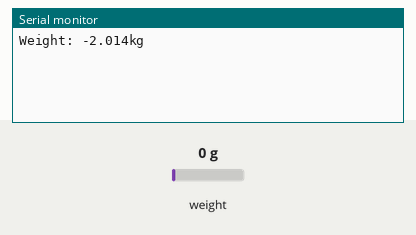
The program below on a simulated ATmega32, built with avr-gcc and emulated at 8 MHz. Parts: the last lines printed to the serial monitor. Wiring (inferred from the names in the program): HX711 load-cell converter: data PA0; SCK PA1. The inputs (shaded band) are chosen by the test bench; at power-on: weight on the scale 0 g.

Above: at 1.2 s.
1.3 s: weight on the scale set to 100 g
At 2.7 s:
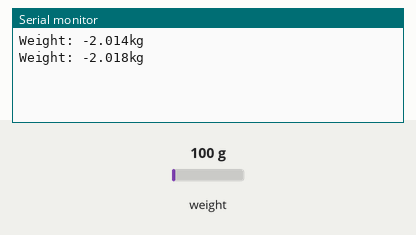
2.8 s: weight on the scale set to 1250 g
At 4.6 s:
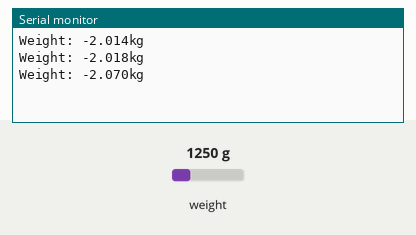
Timing chart, 0 to 6.1 s (numbered marks = the images above; inputs shaded):
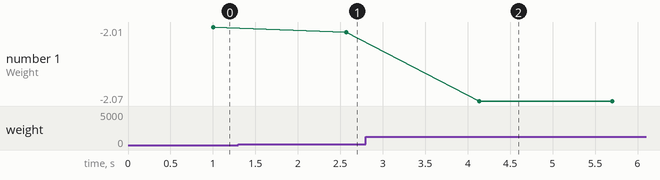

Measured:
- after the input at 1.3 s, the serial monitor: prints a new line after 1.3 s (image 1)
- after the input at 2.8 s, the serial monitor: prints a new line after 1.3 s (image 2)
- plotted number 1: -2.01 → -2.02 after the input at 1.3 s, -2.02 → -2.07 after the input at 2.8 s

The program:

main.c
```c
//hx711 lib example

#define F_CPU 8000000UL

#include <stdio.h>
#include <stdlib.h>
#include <avr/io.h>
#include <avr/interrupt.h>
#include <util/delay.h>

//include uart
#define UART_BAUD_RATE 2400
#include "UART_Interface.h"

#include "hx711/hx711.h"


int main(void) {

	UART_init();
	double weight;

	while (1)
	{
		weight = HX711_main_function();

		char printbuff[100];
		snprintf(printbuff, sizeof(printbuff), "%.3lf", weight);
		UART_send_string("Weight: "); UART_send_string(printbuff); UART_send_string("kg"); UART_send_string("\r\n");
		_delay_ms(500);			// delay must be done >=150ms for the communication to occur
	}


}
```

UART_Interface.h
```c
#ifndef UART_INTERFACE
#define UART_INTERFACE

#include "LIB/STD_TYPES.h"
#include "LIB/BIT_MATH.h"

struct DataPackage
{
	char arr[30];

	char labels[7][10];
	char formats[7][10];
	float values [7];
};


void UART_init(void);
u8 UART_RecieveData(void);
void UART_send_byte(u8 Data);
void UART_send_string(const char *arr);
void UART_send_float(float x);


//void UART_send_DataPackage_char(struct DataPackage *DataPackage_ptr);
//void send_DataPackege_String(struct DataPackage *DataPackage_ptr);

#endif
```

UART_Program.c
```c
#include "UART_Private.h"
#include "UART_Interface.h"
#include <util/delay.h>


#define F_CPU 8000000UL
#define USART_BAUDRATE  2400
#define BAUD_PRESCALE (((F_CPU / (USART_BAUDRATE * 16UL))) - 1)


void UART_init(void)					// A function to initialize UART Communication
{

	UBRRH = (unsigned char)(BAUD_PRESCALE>>8);
	UBRRL = (unsigned char)BAUD_PRESCALE;

	// Enable receiver and transmitter
	UCSRB = (1<<RXEN)|(1<<TXEN);

	// Set frame format: 8data, 1stop bit
	UCSRC = (1<<URSEL)|(1<<UCSZ1)|(1<<UCSZ0);
}

u8 UART_RecieveData(void)				//A function to Receive Data
{
	while(GET_BIT(UCSRA,RXC)==0);	//wait until all data is received
	return UDR;
}

void UART_send_byte(u8 Data)			//A function to Transmit Char (1 Byte)
{
	while(GET_BIT(UCSRA,UDRE)==0);	//Wait until all data is transmitted
	UDR=Data;
}

void UART_send_string(const char *s)		//A function to Transmit String
{
	while (*s)
	UART_send_byte(*s++);
}

void UART_send_float(float x)			//A function to Transmit float
{
	char arr[10] = {0};
	sprintf(arr, "%.3f", x);
	UART_send_string(arr);
}


///*		DataPackage Functions		*/
//void UART_send_DataPackage_char(struct DataPackage *DataPackage_ptr)
//{
//	UART_send_byte(DataPackage_ptr->Xa);
//}
//
//void send_DataPackege_String(struct DataPackage *DataPackage_ptr)
//{
//	int i = 0;
//	while (DataPackage_ptr->arr[i] != '\0')
//	{
//		UART_send_byte(DataPackage_ptr->arr[i]);
//		i++;
//	}
//}
```

hx711.c
```c
#include "hx711.h"

#define F_CPU 8000000UL
#include <stdio.h>
#include <avr/io.h>
#include <util/delay.h>
#include <util/atomic.h>
#include "hx711.h"		  // new
#include "../UART_Interface.h"


/*		LOAD CELL CALIBRATION INSTRUCTIONS
		2 step calibration procedure
		set the mode to calibration step 1
		read the calibration offset leaving the load cell with no weight
		set the offset to value read
		put a know weight on the load cell and set calibrationweight value
		run the calibration step 2 of 2
		read the calibration scale
		set the scale to value read				*/

/*		Choose Running Mode		*/
#define HX711_MODERUNNING 1
#define HX711_MODECALIBRATION1OF2 2
#define HX711_MODECALIBRATION2OF2 3

#define HX711_MODECURRENT 1

/*		Start of Calibration					*/
//set the gain
int8_t gain = HX711_GAINCHANNELA128;

#if HX711_MODECURRENT == HX711_MODERUNNING
//set the offset
int32_t offset =   8383855;
//set the scale
double scale = -44075;

#elif HX711_MODECURRENT == HX711_MODECALIBRATION1OF2
//set the offset
int32_t offset = 8383855;
//set the scale
double scale = HX711_SCALEDEFAULT;

#elif HX711_MODECURRENT == HX711_MODECALIBRATION2OF2
//set the offset
int32_t offset =   8383855;
//set the scale
double scale = HX711_SCALEDEFAULT;
//set the calibration weight
double calibrationweight = 0.291;
#endif
/*		End of Calibration					*/

double HX711_main_function(void)		//	What was in the main.c
{
	 char printbuff[100];

	//initialize hx711
	hx711_init(gain, scale, offset);

	#if HX711_MODECURRENT == HX711_MODERUNNING
	//get read
	//int32_t read = hx711_read();
	//get weight
	double weight = hx711_getweight();
	return weight;

	#elif HX711_MODECURRENT == HX711_MODECALIBRATION1OF2
	for(;;)
	{
		//set calibration offset
		hx711_calibrate1setoffset();
		int32_t calibrationoffset = hx711_getoffset();
		snprintf(printbuff, sizeof(printbuff), "%ld", calibrationoffset);
		UART_send_string("Calibration offset: "); UART_send_string(printbuff); UART_send_string("\r\n");

		UART_send_string("\r\n");

		_delay_ms(500);
	}
	#elif HX711_MODECURRENT == HX711_MODECALIBRATION2OF2
	for(;;)
	{
		//calibrate
		hx711_calibrate2setscale(calibrationweight);

		//get scale
		double scale = hx711_getscale();
		snprintf(printbuff, sizeof(printbuff), "%lf", scale);
		UART_send_string("Calibration scale: "); UART_send_string(printbuff); UART_send_string("\r\n");

		UART_send_string("\r\n");

		_delay_ms(1000);
	}
	#endif
}


//actual gain
static uint8_t hx711_gain = 0;
//actual scale
static double hx711_scale = 0;
//actual offset
static int32_t hx711_offset = 0;


/**
 * read raw value
 */
int32_t hx711_read() {
	uint32_t count = 0;
	uint8_t i = 0;

	//wait for the chip to became ready
	while (HX711_DTPIN & (1<<HX711_DTPINNUM));

#if HX711_ATOMICMODEENABLED == 1
	ATOMIC_BLOCK(ATOMIC_FORCEON)
	{
#endif
	//read data with a 24 shift
	for(i=0;i<24;i++) {
		HX711_SCKPORT |= (1<<HX711_SCKPINNUM);
		asm volatile("nop");
		count=count<<1;
		HX711_SCKPORT &= ~(1<<HX711_SCKPINNUM);
		asm volatile("nop");
		if(HX711_DTPIN & (1<<HX711_DTPINNUM))
			count++;
	}
	count ^= 0x800000;

	//set the channel and the gain
	for (i=0; i<hx711_gain; i++) {
		HX711_SCKPORT |= (1<<HX711_SCKPINNUM);
		asm volatile("nop");
		HX711_SCKPORT &= ~(1<<HX711_SCKPINNUM);
	}
#if HX711_ATOMICMODEENABLED == 1
	}
#endif

	return count;
}

/**
 * read raw value using average
 */
int32_t hx711_readaverage(uint8_t times) {
	int32_t sum = 0;
	uint8_t i = 0;
	for (i=0; i<times; i++) {
		sum += hx711_read();
	}
	return (int32_t)(sum/times);
}

/**
 * perform a read excluding tare
 */
double hx711_readwithtare() {
#if HX711_USEAVERAGEONREAD == 1
	return (double)hx711_readaverage(HX711_READTIMES)-(double)hx711_offset;
#else
	return (double)hx711_read()-(double)hx711_offset;
#endif
}

/**
 * get the weight
 */
double hx711_getweight() {
	return hx711_readwithtare()/hx711_scale;
}

/**
 * set the gain
 */
void hx711_setgain(uint16_t gain) {
	if (gain == HX711_GAINCHANNELA128)
		hx711_gain = 1;
	else if (gain == HX711_GAINCHANNELA64)
		hx711_gain = 3;
	else if (gain == HX711_GAINCHANNELB32)
		hx711_gain = 2;
	else
		hx711_gain = 1;

	HX711_SCKPORT &= ~(1<<HX711_SCKPINNUM);
	hx711_read();
}

/**
 * get the actual gain
 */
uint16_t hx711_getgain() {
	return hx711_gain;
}

/**
 * set the scale to use
 */
void hx711_setscale(double scale) {
	hx711_scale = scale;
}

/**
 * get the actual scale
 */
double hx711_getscale() {
	return hx711_scale;
}

/**
 * set the offset raw value
 */
void hx711_setoffset(int32_t offset) {
	hx711_offset = offset;
}

/**
 * get the actual offset
 */
int32_t hx711_getoffset() {
	return hx711_offset;
}

/**
 * set tare to zero
 */
void hx711_taretozero() {
#if HX711_USEAVERAGEONREAD == 1
	double sum = hx711_readaverage(HX711_READTIMES);
#else
	double sum = hx711_read();
#endif
	hx711_setoffset(sum);
}

/**
 * power down the chip
 */
void hx711_powerdown() {
	HX711_SCKPORT &= ~(1<<HX711_SCKPINNUM);
	HX711_SCKPORT |= (1<<HX711_SCKPINNUM);
}

/**
 * power up the chip
 */
void hx711_powerup() {
	HX711_SCKPORT &= ~(1<<HX711_SCKPINNUM);
}

/**
 * calibration step 1 of 2, set the offset for tare zero
 */
void hx711_calibrate1setoffset() {
	hx711_setoffset(hx711_readaverage(HX711_CALIBRATIONREADTIMES));
}

/**
 * calibration step 2 of 2, set the scale
 */
void hx711_calibrate2setscale(double weight) {
	hx711_setscale((hx711_readaverage(HX711_CALIBRATIONREADTIMES)-hx711_offset)/weight);
}

/**
 * initialize chip
 */
void hx711_init(uint8_t gain, double scale, int32_t offset) {
	//set sck as output
	HX711_SCKDDR |= (1<<HX711_SCKPINNUM);
	HX711_SCKPORT &= ~(1<<HX711_SCKPINNUM);
	//set dt as input
	HX711_DTDDR &=~ (1<<HX711_DTPINNUM);

	//set gain
	hx711_setgain(gain);
	//set scale
	hx711_setscale(scale);
	//set offset
	hx711_setoffset(offset);
}
```

hx711.h
```c
#include <avr/io.h>

#ifndef HX711_H_
#define HX711_H_

#define HX711_DTPORT PORTA
#define HX711_DTDDR DDRA
#define HX711_DTPIN PINA
#define HX711_DTPINNUM PA0

#define HX711_SCKPORT PORTA
#define HX711_SCKDDR DDRA
#define HX711_SCKPINNUM PA1

//defines gain
#define HX711_GAINCHANNELA128 1
#define HX711_GAINCHANNELA64 3
#define HX711_GAINCHANNELB32 2
#define HX711_GAINDEFAULT HX711_GAINCHANNELA128

//defines scale
#define HX711_SCALEDEFAULT 10000

//defines offset
#define HX711_OFFSETDEFAULT 80000

//set how many time to read
#define HX711_READTIMES 10

//set if use average for read
#define HX711_USEAVERAGEONREAD 1

//calibration average times read
#define HX711_CALIBRATIONREADTIMES 15

//enable the atomic mode on shift in
#define HX711_ATOMICMODEENABLED 1

//functions
extern int32_t hx711_read();
extern int32_t hx711_readaverage(uint8_t times);
extern double hx711_readwithtare();
extern double hx711_getweight();
extern void hx711_setgain(uint16_t gain);
extern uint16_t hx711_getgain();
extern void hx711_setscale(double scale);
extern double hx711_getscale();
extern void hx711_setoffset(int32_t offset);
extern int32_t hx711_getoffset();
extern void hx711_taretozero();
extern void hx711_powerdown();
extern void hx711_powerup();
extern void hx711_calibrate1setoffset();
extern void hx711_calibrate2setscale(double weight);
extern void hx711_init(uint8_t gain, double scale, int32_t offset);
double HX711_main_function(void);		//	to do what was in the main.c

#endif
```

BIT_MATH.h
```c
#ifndef		BIT_MATH_H
#define		BIT_MATH_H

/*	SET 	 particular Bit	*/
#define		 SET_BIT(REG,BIT)		(REG |= (1<<BIT))

/*	CLEAR 	 particular Bit	*/
#define		 CLR_BIT(REG,BIT)		(REG &= ~(1<<BIT))

/*	TOGGLE	 particular Bit	*/
#define		 TOG_BIT(REG,BIT)		(REG ^= (1<<BIT))

/*	GET		 particular Bit	*/
#define		 GET_BIT(REG,BIT)		((REG>>BIT)&1)

#endif
```

STD_TYPES.h
```c
#ifndef		STD_TYPES_H
#define		STD_TYPES_H

typedef		unsigned			char	u8;
typedef		unsigned	short	int		u16;
typedef		unsigned			int		u32;
typedef		unsigned	long	int		u64;

typedef		signed				char	s8;
typedef		signed		short	int		s16;
typedef		signed				int		s32;
typedef		signed		long	int		s64;

typedef							float	f32;
typedef							double	f64;
typedef		long				double	f128;

#endif
```

UART_Private.h
```c
#ifndef UART_PRIVATE
#define UART_PRIVATE

	#define UDR    *((volatile u8 *)0x2C)
	#define UCSRA  *((volatile u8 *)0x2B)
	#define UCSRB  *((volatile u8 *)0x2A)
	#define UCSRC  *((volatile u8 *)0x40)
	#define UBRRL  *((volatile u8 *)0x29)
	#define UBRRH  *((volatile u8 *)0x40)

	#define RXC   7
	#define TXC   6
	#define UDRE  5
	#define UCSZ2 2
	#define URSEL 7
	#define UMSEL 6
	#define UPM1  5
	#define UPM0  4
	#define USBS  3
	#define UCSZ1 2
	#define UCSZ0 1
	#define RXEN 4
	#define TXEN 3

#endif
```
